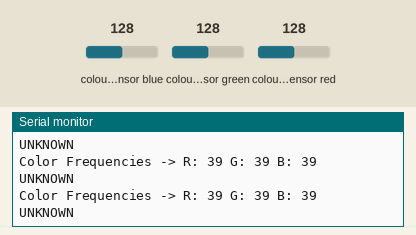
This sketch was run on a simulated Arduino Uno, built with avr-gcc and run on an emulated ATmega328P. Parts: the last lines printed to the serial monitor. Wiring (inferred from the names in the program): TCS3200 colour sensor: output pin 4; S2 pin 7; S3 pin 8; S0 pin 5; S1 pin 6. Inputs (shaded band) come from the test bench; at power-on: colour sensor blue 128, colour sensor green 128, colour sensor red 128.

Above: at 1.2 s.
1.3 s: colour sensor blue set to 5
At 1.75 s:
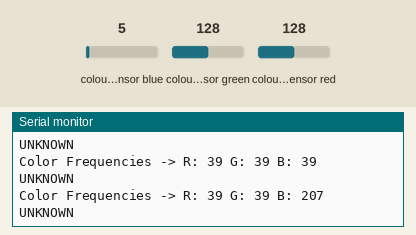
4.3 s: colour sensor green set to 5
At 4.82 s:
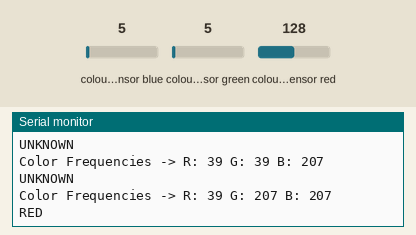
6.4 s: colour sensor blue set to 191
At 6.66 s:
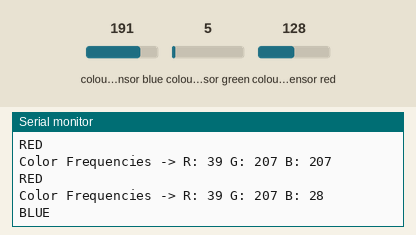
8.2 s: colour sensor green set to 250
At 8.8 s:
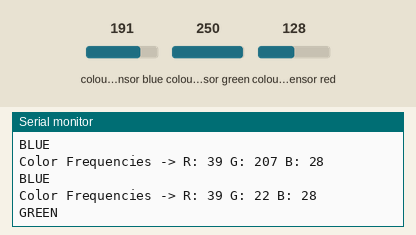
10.4 s: colour sensor red set to 5
At 10.64 s:
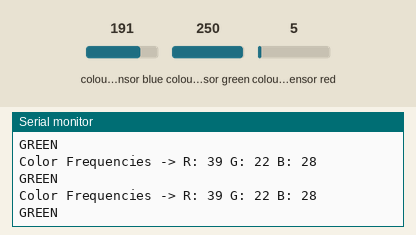
Timing chart, 0 to 12.9 s (numbered marks = the images above; inputs shaded):
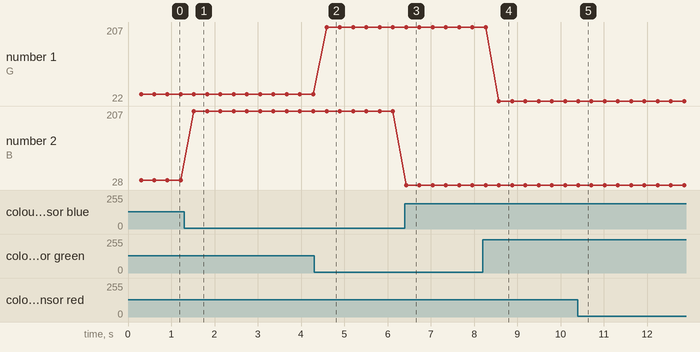

Measured:
- after the input at 1.3 s, the serial monitor: prints a new line after 0.22 s (image 1)
- after the input at 4.3 s, the serial monitor: prints a new line after 0.29 s (image 2)
- after the input at 6.4 s, the serial monitor: prints a new line at once (image 3)
- after the input at 8.2 s, the serial monitor: prints a new line after 0.37 s (image 4)
- plotted number 1: 207 → 22 after the input at 8.2 s
- plotted number 2: 39 → 207 after the input at 1.3 s, 207 → 28 after the input at 6.4 s

The sketch:

color_sensor.ino
```cpp
#define S0 5
#define S1 6
#define S2 7
#define S3 8
#define sensorOut 4

enum Colors {
  RED,
  GREEN,
  BLUE,
  UNKNOWN
};

Colors checkColors() {
  int redFreq, greenFreq, blueFreq;

  digitalWrite(S0, HIGH);
  digitalWrite(S1, LOW);

  digitalWrite(S2, LOW);
  digitalWrite(S3, LOW);
  delay(100);
  redFreq = pulseIn(sensorOut, LOW);

  digitalWrite(S2, HIGH);
  digitalWrite(S3, HIGH);
  delay(100);
  greenFreq = pulseIn(sensorOut, LOW);

  digitalWrite(S2, LOW);
  digitalWrite(S3, HIGH);
  delay(100);
  blueFreq = pulseIn(sensorOut, LOW);

  Serial.print("Color Frequencies -> R: ");
  Serial.print(redFreq);
  Serial.print(" G: ");
  Serial.print(greenFreq);
  Serial.print(" B: ");
  Serial.println(blueFreq);

  if (redFreq < greenFreq && redFreq < blueFreq) {
    return RED;
  } else if (greenFreq < redFreq && greenFreq < blueFreq) {
    return GREEN;
  } else if (blueFreq < redFreq && blueFreq < greenFreq) {
    return BLUE;
  } else {
    return UNKNOWN;
  }
}

void setup() {
  pinMode(S0, OUTPUT);
  pinMode(S1, OUTPUT);
  pinMode(S2, OUTPUT);
  pinMode(S3, OUTPUT);
  pinMode(sensorOut, INPUT);
  /*Scaling the output frequency
 S0/S1
 LOW/LOW=AUS, LOW/HIGH=2%,
 HIGH/LOW=20%, HIGH/HIGH=100%*/
  digitalWrite(S0, HIGH);
  digitalWrite(S1, HIGH);
  Serial.begin(9600);
}

void loop() {
  switch (checkColors()) {
    case RED:
      Serial.println("RED");
      break;
    case GREEN:
      Serial.println("GREEN");
      break;
    case BLUE:
      Serial.println("BLUE");
      break;
    case UNKNOWN:
      Serial.println("UNKNOWN");
      break;
  }
  delay(5);
}
```
